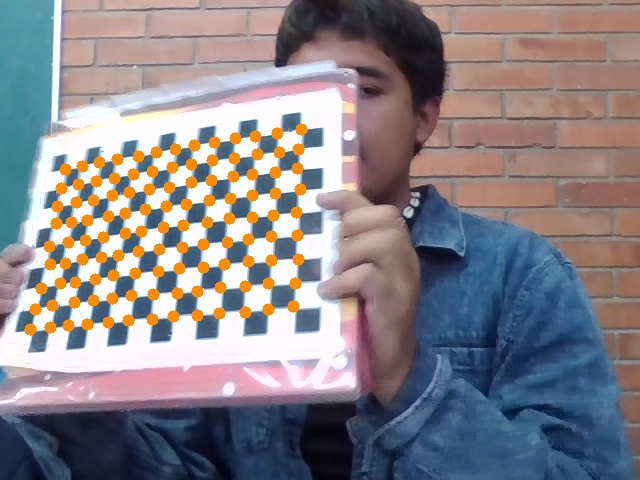
#> input picture calibracionParaUnaCamara1/img_000.jpg, 640 x 480 px, given in place of the camera
$ python capturar.py ../../calibracionParaUnaCamara1/img_000.jpg
#> lines starting #> are read from the running program, lines starting #| are printed output that depends on the picture; after the words box and inside, x2 and y2 are one past the last pixel; in counts of white or black regions, pixels touching at a corner belong together
### utils/Herramientas.py
import json
import os
import sys

import cv2
import numpy as np

BASE = os.path.dirname(os.path.abspath(__file__))

# Carpeta donde viven los archivos de calibracion (stereo.npz)
CARPETA_CALIBRACION = os.path.join(BASE, "..", "calibracion")
# Carpeta donde capturar.py guarda los pares de fotos del tablero
CARPETA_CAPTURAS = os.path.join(BASE, "..", "capturas")
# Config editable desde inicio.py
ARCHIVO_CONFIG = os.path.join(BASE, "..", "config.json")

# Backend de captura: DirectShow solo existe en Windows. En macOS/Linux CAP_ANY
# deja que OpenCV elija el backend nativo (AVFoundation / V4L2).
BACKEND_CAMARA = cv2.CAP_DSHOW if sys.platform == "win32" else cv2.CAP_ANY

# Flags de deteccion del tablero, los del ejemplo canonico de OpenCV.
FLAGS_TABLERO = cv2.CALIB_CB_ADAPTIVE_THRESH | cv2.CALIB_CB_NORMALIZE_IMAGE

CRITERIA_SUBPIX = (cv2.TERM_CRITERIA_EPS + cv2.TERM_CRITERIA_MAX_ITER, 100, 0.0001)

DEFAULTS_CONFIG = {
    "checkerboard": [7, 7],
    "tamano_cuadro_mm": 20.0,
    "min_ancho_tablero": 0.15,
    "total_fotos": 30,
    "intervalo_segundos": 2.0,
    "tablero_plegado": False,
    "tablero_tipo": "ajedrez",
    "charuco_cuadros": [5, 7],
    "charuco_cuadro_mm": 30.0,
    "charuco_marcador_mm": 22.0,
    "charuco_diccionario": "DICT_5X5_100",
}

BOOLEANOS_CONFIG = ("tablero_plegado",)
TIPOS_TABLERO = ("ajedrez", "charuco")
LIMITES_CONFIG = {
    "tamano_cuadro_mm": (1.0, 500.0),
    "min_ancho_tablero": (0.02, 0.90),
    "total_fotos": (10, 200),
    "intervalo_segundos": (0.2, 30.0),
    "charuco_cuadro_mm": (1.0, 500.0),
    "charuco_marcador_mm": (1.0, 500.0),
}


# [76 lines left out: functions _pareja_de_enteros, validar_config, not called in this run]


def cargar_config():
    try:
        with open(ARCHIVO_CONFIG, encoding="utf-8") as f:
            crudo = json.load(f)
        if not isinstance(crudo, dict):
            raise ValueError("el contenido no es un objeto JSON")
    except FileNotFoundError:
        return dict(DEFAULTS_CONFIG), []
    except (json.JSONDecodeError, ValueError, OSError, UnicodeDecodeError) as e:
        return dict(DEFAULTS_CONFIG), [f"config.json ilegible ({e})"]
    return validar_config(crudo)


# [7 lines left out: function guardar_config, not called in this run]


CONFIG, AVISOS_CONFIG = cargar_config()
for _aviso in AVISOS_CONFIG:
    print(f"AVISO config.json: {_aviso}")

CHECKERBOARD = tuple(CONFIG["checkerboard"])
TAMANO_CUADRO = CONFIG["tamano_cuadro_mm"]
MIN_ANCHO_TABLERO = CONFIG["min_ancho_tablero"]
TOTAL_FOTOS = CONFIG["total_fotos"]
INTERVALO_SEGUNDOS = CONFIG["intervalo_segundos"]


def tamano_relativo(esquinas, forma_img):
    alto_img, ancho_img = forma_img[:2]
    p = esquinas.reshape(-1, 2)
    return max(float(np.ptp(p[:, 0])) / ancho_img,
               float(np.ptp(p[:, 1])) / alto_img)


def detectar_tablero(gris, tablero=CHECKERBOARD):
    ok, esquinas = cv2.findChessboardCornersSB(gris, tablero, cv2.CALIB_CB_NORMALIZE_IMAGE)
    if ok:
        return True, esquinas

    ok, esquinas = cv2.findChessboardCorners(gris, tablero, FLAGS_TABLERO)
    if not ok:
        return False, None
    return True, cv2.cornerSubPix(gris, esquinas, (11, 11), (-1, -1), CRITERIA_SUBPIX)


# [33 lines left out: functions ordenar_esquinas, crear_charuco, detectar_charuco, not called in this run]


def puntos_de_charuco(board, ids):
    return board.getChessboardCorners()[ids].astype(np.float32)


RANGO_FOV_CREIBLE = (40.0, 130.0)


def fov_grados(fx, ancho_img):
    return 2 * np.degrees(np.arctan(ancho_img / (2 * fx)))


# [38 lines left out: functions pares_de_capturas, buscar_archivo_desesperadamente, not called in this run]

### calibracion/scripts/capturar.py
import sys
import cv2
import numpy as np
import os
import time

from utils.Herramientas import (BACKEND_CAMARA, CARPETA_CAPTURAS, CHECKERBOARD,
                          INTERVALO_SEGUNDOS, MIN_ANCHO_TABLERO, TOTAL_FOTOS,
                          detectar_tablero, tamano_relativo, crear_charuco,
                          detectar_charuco, CONFIG)

MODE = sys.argv[1].lower() if len(sys.argv) > 1 else "ajedrez"

CARPETA_GUARDADO = CARPETA_CAPTURAS

# Preparar detector CharuCo si se pidio
if MODE == "charuco":
    board, charuco_detector = crear_charuco()
else:
    charuco_detector = None

# Parámetros para estimar distancia aproximada (solo orientación)
ASSUMED_FOV_DEG = 70.0


if not os.path.exists(CARPETA_GUARDADO):
    os.makedirs(CARPETA_GUARDADO)
    print(f"✅ Carpeta de fotos creada en: {CARPETA_GUARDADO}")

cap0 = cv2.VideoCapture(0, BACKEND_CAMARA)
cap1 = cv2.VideoCapture(1, BACKEND_CAMARA)

if not cap0.isOpened() or not cap1.isOpened():
    print("❌ Error: No se detectan las cámaras.")
    exit()

print(f"--- MODO CAPTURA ---")
print(f"Guardando en: {CARPETA_GUARDADO}")

contador = 0
ultimo_tiempo = 0

while contador < TOTAL_FOTOS:
    ret0, frame0 = cap0.read()
#> frame0 is the input picture: shape (480, 640, 3); mean B, G, R 135.9, 131.1, 137
    ret1, frame1 = cap1.read()

    if not ret0 or not ret1: continue

    show0 = frame0.copy()
    show1 = frame1.copy()

    gray0 = cv2.cvtColor(frame0, cv2.COLOR_BGR2GRAY)
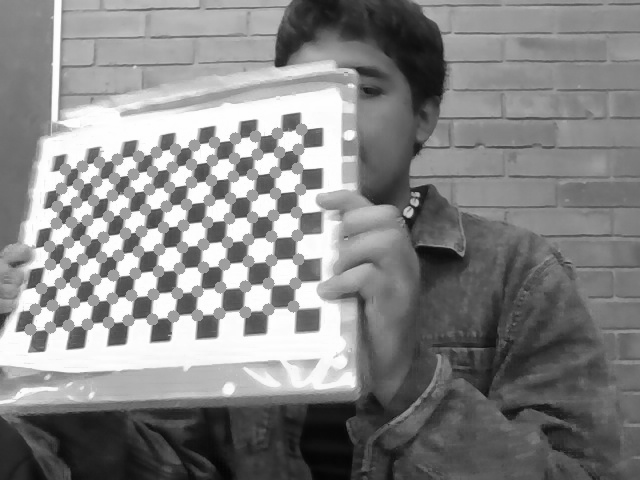
#> gray0: shape (480, 640); min 4, max 255, mean 133.4
    gray1 = cv2.cvtColor(frame1, cv2.COLOR_BGR2GRAY)

    if MODE == "charuco":
        found0, corners0, ids0 = detectar_charuco(gray0, charuco_detector)
        found1, corners1, ids1 = detectar_charuco(gray1, charuco_detector)

        # dibujar esquinas CharuCo simples
        if found0:
            for c in corners0.reshape(-1, 2):
                cv2.circle(show0, tuple(map(int, c)), 4, (0, 255, 0), -1)
        if found1:
            for c in corners1.reshape(-1, 2):
                cv2.circle(show1, tuple(map(int, c)), 4, (0, 255, 0), -1)

        ancho0 = tamano_relativo(corners0, frame0.shape) if found0 else 0.0
        ancho1 = tamano_relativo(corners1, frame1.shape) if found1 else 0.0

        # estimacion aproximada de distancia (mm) usando tamaño conocido del charuco
        real_square_mm = float(CONFIG.get("charuco_cuadro_mm", 30.0))
        cols, rows = CONFIG.get("charuco_cuadros", (5, 7))
        real_width_mm = (cols - 1) * real_square_mm
        def _estimate_dist_mm(corners, forma):
            p = corners.reshape(-1, 2)
            observed_px = max(float(np.ptp(p[:, 0])), float(np.ptp(p[:, 1])))
            if observed_px <= 0:
                return None
            ancho_img = forma[1]
            fx_est = ancho_img / (2.0 * np.tan(np.deg2rad(ASSUMED_FOV_DEG / 2.0)))
            return (real_width_mm * fx_est) / observed_px

        dist0 = _estimate_dist_mm(corners0, frame0.shape) if found0 else None
        dist1 = _estimate_dist_mm(corners1, frame1.shape) if found1 else None
    else:
        found0, corners0 = detectar_tablero(gray0)
#> in detectar_tablero, `ok, esquinas = cv2.findChessboardCornersSB(gris, tablero, cv2.CALIB_CB..`: ok = True; esquinas = 49 rows, first 8: [56.5, 204.7], [93.39, 199.5], [129.7, 193], [169.3, 187.1], [210.8, 180.6], [253.9, 175], [299.5, 169.3], [50.6, 228.1]
#> found0 = True; corners0 has the same summary as esquinas in detectar_tablero
        found1, corners1 = detectar_tablero(gray1)
#> found1 = True; corners1 has the same summary as esquinas in detectar_tablero

        if found0:
            cv2.drawChessboardCorners(show0, CHECKERBOARD, corners0, found0)
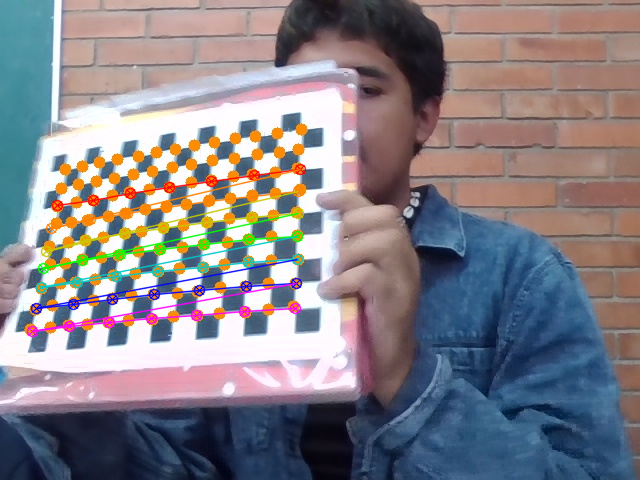
#> show0: shape (480, 640, 3); 4.19% of pixels changed, all inside (x1, y1, x2, y2) = (26, 163, 307, 338)
        if found1:
            cv2.drawChessboardCorners(show1, CHECKERBOARD, corners1, found1)

        ancho0 = tamano_relativo(corners0, frame0.shape) if found0 else 0.0
#> in tamano_relativo, `p = esquinas.reshape(-1, 2)`: p = 49 pairs, first value 31.59 to 299.5, second value 169.3 to 330.6
#> ancho0 = 0.419
        ancho1 = tamano_relativo(corners1, frame1.shape) if found1 else 0.0
#> ancho1 = 0.419

        # estimacion aproximada de distancia para checkerboard
        real_square_mm = float(CONFIG.get("tamano_cuadro_mm", 20.0))
        cols, rows = CHECKERBOARD
        real_width_mm = (cols - 1) * real_square_mm
        def _estimate_dist_mm_cb(corners, forma):
#> called with corners = array of shape (49, 1, 2), forma = (480, 640, 3)
            p = corners.reshape(-1, 2)
            observed_px = max(float(np.ptp(p[:, 0])), float(np.ptp(p[:, 1])))
#> observed_px = 267.9
            if observed_px <= 0:
                return None
            ancho_img = forma[1]
            fx_est = ancho_img / (2.0 * np.tan(np.deg2rad(ASSUMED_FOV_DEG / 2.0)))
            return (real_width_mm * fx_est) / observed_px

        dist0 = _estimate_dist_mm_cb(corners0, frame0.shape) if found0 else None
#> dist0 = 204.7
        dist1 = _estimate_dist_mm_cb(corners1, frame1.shape) if found1 else None
#> dist1 = 204.7
    cerca = ancho0 >= MIN_ANCHO_TABLERO and ancho1 >= MIN_ANCHO_TABLERO
#> cerca = True

    guardada = False
    espera = None
    if found0 and found1 and cerca:
        tiempo_actual = time.time()

        if (tiempo_actual - ultimo_tiempo) > INTERVALO_SEGUNDOS:
            img_name0 = os.path.join(CARPETA_GUARDADO, f"cam0_{contador}.png")
            img_name1 = os.path.join(CARPETA_GUARDADO, f"cam1_{contador}.png")

            cv2.imwrite(img_name0, frame0)
            cv2.imwrite(img_name1, frame1)

            contador += 1
            ultimo_tiempo = tiempo_actual
            guardada = True
            print(f"📸 Foto {contador} de {TOTAL_FOTOS} guardada. Faltan {TOTAL_FOTOS - contador}.")
        else:
            espera = INTERVALO_SEGUNDOS - (tiempo_actual - ultimo_tiempo)

    ALTO_BARRA = 76
    vistas = []
    for etiqueta, vista, detecto, anc in (("cam0", show0, found0, ancho0),
                                          ("cam1", show1, found1, ancho1)):
        v = cv2.resize(vista, (560, 420))
        cv2.rectangle(v, (0, 0), (560, 26), (0, 0, 0), -1)
        # Mensajes mas verbosos: porcentaje y estimacion de distancia si hay
        if not detecto:
            txt, col = f"{etiqueta}: NO ve el tablero", (0, 0, 255)
        else:
            # encontrar la distancia estimada correspondiente
            d = dist0 if etiqueta == "cam0" else dist1
            dist_text = f" - ~{d/10:.1f} cm" if (d is not None and d > 0) else ""
            if anc < MIN_ANCHO_TABLERO:
                txt, col = (f"{etiqueta}: {anc*100:.0f}% - ACERCALO {dist_text} "
                            f"(min {MIN_ANCHO_TABLERO*100:.0f}%)"), (0, 165, 255)
            elif anc > 0.6:
                txt, col = (f"{etiqueta}: {anc*100:.0f}% - ALEJA {dist_text}"), (0, 165, 255)
            else:
                txt, col = f"{etiqueta}: {anc*100:.0f}% del cuadro{dist_text} - bien", (0, 255, 0)
        cv2.putText(v, txt, (8, 19), cv2.FONT_HERSHEY_SIMPLEX, 0.52, col, 1)
        vistas.append(v)
#> this loop made 2 passes
#> (etiqueta, detecto, anc, d, dist_text, txt, col) on passes 1 to 2: ('cam0', True, 0.419, 204.7, ' - ~20.5 cm', 'cam0: 42% del cuadro - ~20.5 cm - bien', (0, 255, 0)), ('cam1', True, 0.419, 204.7, ' - ~20.5 cm', 'cam1: 42% del cuadro - ~20.5 cm - bien', (0, 255, 0))
#> pass 1, `v = cv2.resize(vista, (560, 420))`:
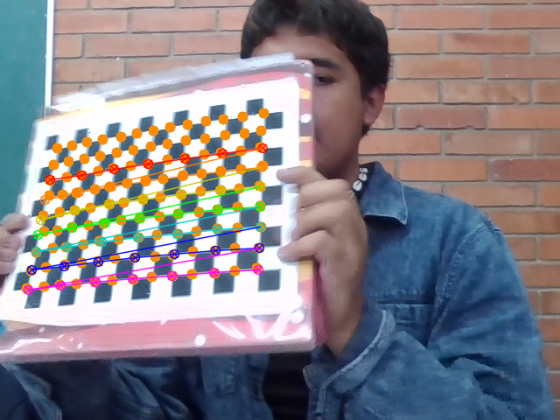
#> v: shape (420, 560, 3); mean B, G, R 136.1, 129.9, 135
#> after the loop:
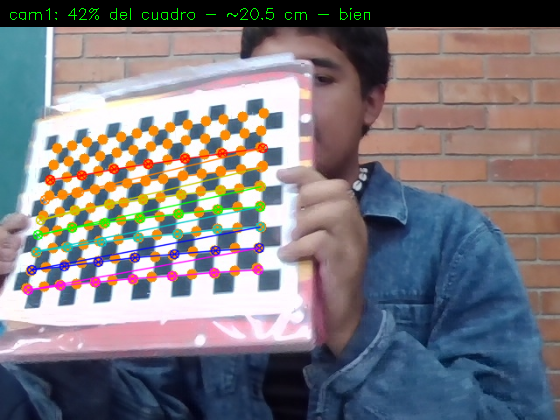
#> v: shape (420, 560, 3); mean B, G, R 127.9, 122.2, 125.6
#> after the loop, vistas = 2 items

    panel = cv2.hconcat(vistas)
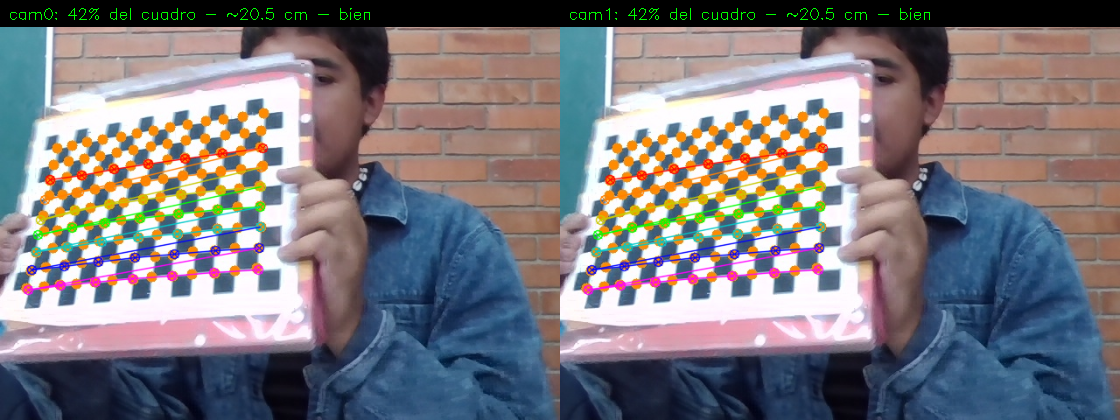
#> panel: shape (420, 1120, 3); mean of channels 0, 1, 2 127.9, 122.2, 125.6; drawn as B, G, R
    barra = np.zeros((ALTO_BARRA, panel.shape[1], 3), np.uint8)

    cv2.putText(barra, f"{contador} de {TOTAL_FOTOS} guardadas   -   faltan {TOTAL_FOTOS - contador}",
                (10, 24), cv2.FONT_HERSHEY_SIMPLEX, 0.68, (255, 255, 255), 2)
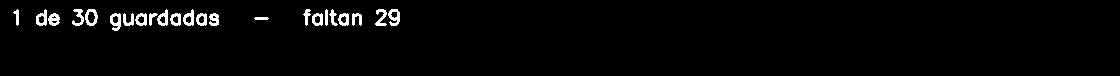
#> barra: shape (76, 1120, 3); 2.4% white; 23 white regions, largest, box (x1, y1, x2, y2) and area: (388, 9, 400, 26) 125, (110, 13, 121, 31) 123, (85, 9, 98, 26) 118
    x0, x1, y = 10, panel.shape[1] - 10, 40
#> x0 = 10; x1 = 1110; y = 40
    cv2.rectangle(barra, (x0, y), (x1, y + 12), (70, 70, 70), -1)
    if contador:
        ancho = int((x1 - x0) * contador / TOTAL_FOTOS)
#> ancho = 36
        cv2.rectangle(barra, (x0, y), (x0 + ancho, y + 12), (0, 200, 0), -1)

    if guardada:
        msg, col = "GUARDADA!", (0, 255, 0)
    elif espera is not None:
        msg, col = f"siguiente en {espera:.1f} s   -   inclina o mueve el tablero", (0, 255, 255)
    elif found0 and found1 and not cerca:
        msg, col = (f"ACERCA EL TABLERO   cam0 {ancho0*100:.0f}%  cam1 {ancho1*100:.0f}%  "
                    f"(necesitas {MIN_ANCHO_TABLERO*100:.0f}% en las dos)"), (0, 165, 255)
    elif found0 or found1:
        cual = "cam1" if found0 else "cam0"
        msg, col = f"esperando que {cual} vea el tablero completo", (0, 165, 255)
    else:
        msg, col = "ninguna camara ve el tablero", (0, 0, 255)
    cv2.putText(barra, msg, (10, 70), cv2.FONT_HERSHEY_SIMPLEX, 0.62, col, 2)

    cv2.imshow("Captura de calibracion - ESC para salir", cv2.vconcat([barra, panel]))
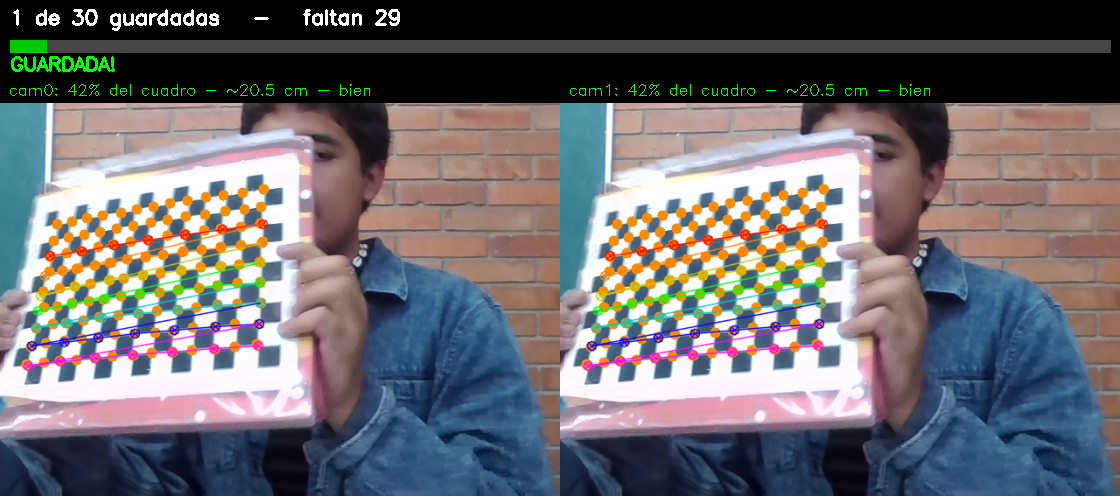
#> window 'Captura de calibracion - ESC p': shape (496, 1120, 3); mean B, G, R 111, 106.8, 109

    if cv2.waitKey(1) == 27: break
#> (key Esc is pressed here)

cap0.release(); cap1.release()
cv2.destroyAllWindows()

print()
if contador >= TOTAL_FOTOS:
    print(f"Listo: {contador} pares guardados. Sigue: python3 generar_calibracion.py")
elif contador >= 15:
    print(f"Cortaste en {contador} pares. Alcanza para calibrar, pero 30 sale mejor.")
else:
    print(f"Solo {contador} pares. generar_calibracion.py pide al menos 10 y "
          f"recomienda 15+. Vuelve a correr capturar.py.")

$ run again, on calibracionParaUnaCamara1/img_001.jpg
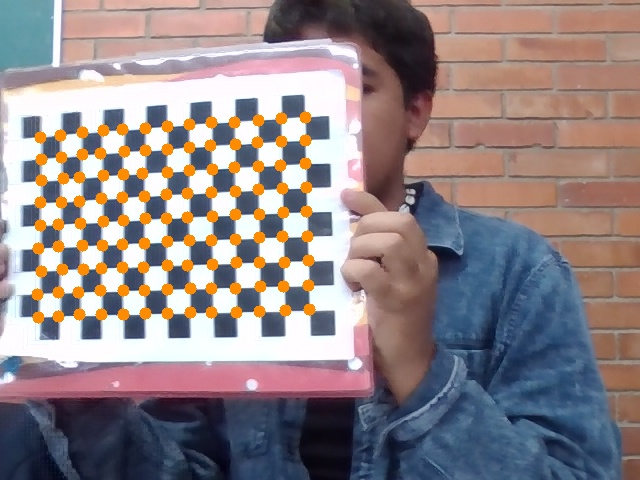
#> input picture calibracionParaUnaCamara1/img_001.jpg, 640 x 480 px, given in place of the camera
#> frame0 is the input picture: shape (480, 640, 3); mean B, G, R 133.9, 132.1, 144.7
#> ok = False
#> esquinas = None
#> found0 = False
#> ancho0 = 0
#> cerca = False
#> the loop `for etiqueta, vista, detecto, anc in (("cam0", show0, found0, ancho0),..` made 2 passes
#> (etiqueta, detecto, anc, txt, col) on passes 1 to 2: ('cam0', False, 0, 'cam0: NO ve el tablero', (0, 0, 255)), ('cam1', False, 0, 'cam1: NO ve el tablero', (0, 0, 255))
#> after the loop `for etiqueta, vista, detecto, anc in (("cam0", show0, found0, ancho0),`: vistas = 2 items
#> `cv2.putText(barra, f"{contador} de {TOTAL_FOTOS} guardadas   -   falta..`:
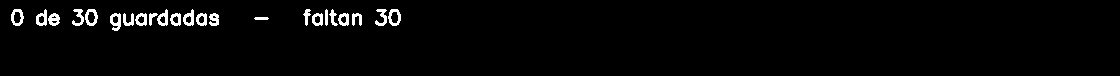
#> barra: shape (76, 1120, 3); 2.5% white; 23 white regions, largest, box (x1, y1, x2, y2) and area: (110, 13, 121, 31) 123, (85, 9, 98, 26) 118, (11, 9, 24, 26) 117
#> `cv2.imshow("Captura de calibracion - ESC para salir", cv2.vconcat([bar..`:
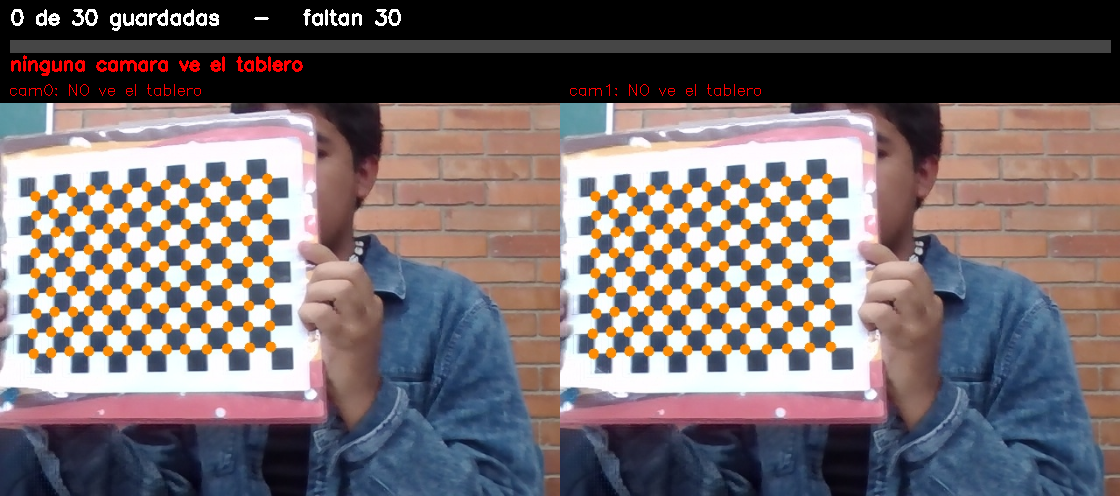
#> window 'Captura de calibracion - ESC p': shape (496, 1120, 3); mean B, G, R 109.2, 107.3, 118

$ run again, on calibracionParaUnaCamara1/img_002.jpg
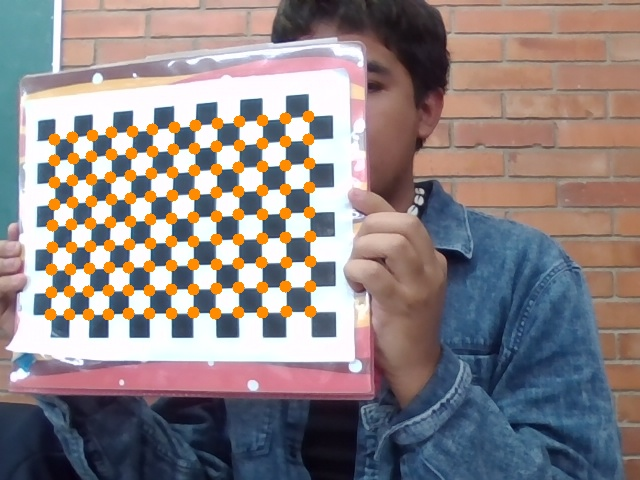
#> input picture calibracionParaUnaCamara1/img_002.jpg, 640 x 480 px, given in place of the camera
#> frame0 is the input picture: shape (480, 640, 3); mean B, G, R 131.7, 131.2, 141.5
#> ok = False
#> esquinas = None
#> found0 = False
#> ancho0 = 0
#> cerca = False
#> the loop `for etiqueta, vista, detecto, anc in (("cam0", show0, found0, ancho0),..` made 2 passes
#> (etiqueta, detecto, anc, txt, col) on passes 1 to 2: ('cam0', False, 0, 'cam0: NO ve el tablero', (0, 0, 255)), ('cam1', False, 0, 'cam1: NO ve el tablero', (0, 0, 255))
#> after the loop `for etiqueta, vista, detecto, anc in (("cam0", show0, found0, ancho0),`: vistas = 2 items
#> `cv2.putText(barra, f"{contador} de {TOTAL_FOTOS} guardadas   -   falta..`:
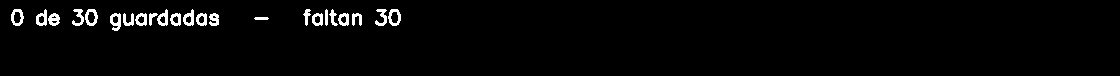
#> barra: shape (76, 1120, 3); 2.5% white; 23 white regions, largest, box (x1, y1, x2, y2) and area: (110, 13, 121, 31) 123, (85, 9, 98, 26) 118, (11, 9, 24, 26) 117
#> `cv2.imshow("Captura de calibracion - ESC para salir", cv2.vconcat([bar..`:
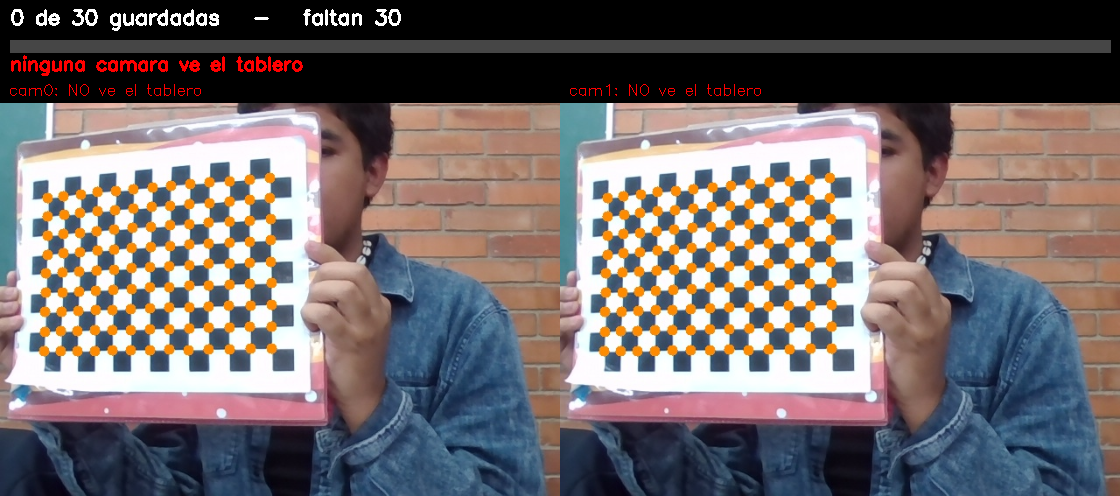
#> window 'Captura de calibracion - ESC p': shape (496, 1120, 3); mean B, G, R 107.5, 106.7, 115.4
